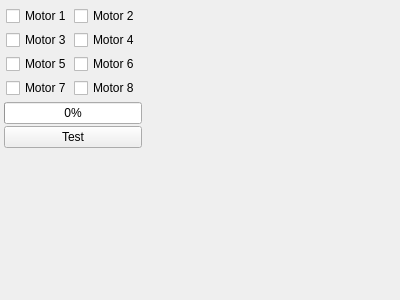
<?xml version="1.0" encoding="UTF-8"?>
<ui version="4.0">
 <class>Setup_Motors_Widget</class>
 <widget class="QWidget" name="Setup_Motors_Widget">
  <property name="geometry">
   <rect>
    <x>0</x>
    <y>0</y>
    <width>400</width>
    <height>300</height>
   </rect>
  </property>
  <property name="windowTitle">
   <string>Form</string>
  </property>
  <layout class="QVBoxLayout" name="verticalLayout">
   <property name="spacing">
    <number>0</number>
   </property>
   <property name="leftMargin">
    <number>0</number>
   </property>
   <property name="topMargin">
    <number>0</number>
   </property>
   <property name="rightMargin">
    <number>0</number>
   </property>
   <property name="bottomMargin">
    <number>0</number>
   </property>
   <item>
    <widget class="QWidget" name="setup_widget" native="true">
     <layout class="QVBoxLayout" name="verticalLayout_3">
      <property name="spacing">
       <number>0</number>
      </property>
      <property name="leftMargin">
       <number>0</number>
      </property>
      <property name="topMargin">
       <number>0</number>
      </property>
      <property name="rightMargin">
       <number>0</number>
      </property>
      <property name="bottomMargin">
       <number>0</number>
      </property>
      <item>
       <widget class="QWidget" name="widget" native="true">
        <layout class="QHBoxLayout" name="horizontalLayout_2">
         <property name="spacing">
          <number>2</number>
         </property>
         <property name="leftMargin">
          <number>2</number>
         </property>
         <property name="topMargin">
          <number>2</number>
         </property>
         <property name="rightMargin">
          <number>2</number>
         </property>
         <property name="bottomMargin">
          <number>2</number>
         </property>
         <item>
          <widget class="QWidget" name="widget_2" native="true">
           <property name="sizePolicy">
            <sizepolicy hsizetype="Maximum" vsizetype="Preferred">
             <horstretch>0</horstretch>
             <verstretch>0</verstretch>
            </sizepolicy>
           </property>
           <layout class="QVBoxLayout" name="verticalLayout_2">
            <property name="spacing">
             <number>2</number>
            </property>
            <property name="leftMargin">
             <number>2</number>
            </property>
            <property name="topMargin">
             <number>2</number>
            </property>
            <property name="rightMargin">
             <number>2</number>
            </property>
            <property name="bottomMargin">
             <number>2</number>
            </property>
            <item>
             <widget class="QWidget" name="widget_3" native="true">
              <layout class="QGridLayout" name="gridLayout">
               <property name="leftMargin">
                <number>2</number>
               </property>
               <property name="topMargin">
                <number>2</number>
               </property>
               <property name="rightMargin">
                <number>2</number>
               </property>
               <property name="bottomMargin">
                <number>2</number>
               </property>
               <property name="horizontalSpacing">
                <number>2</number>
               </property>
               <property name="verticalSpacing">
                <number>4</number>
               </property>
               <item row="7" column="0">
                <widget class="QCheckBox" name="motor7">
                 <property name="text">
                  <string>Motor 7</string>
                 </property>
                </widget>
               </item>
               <item row="5" column="0">
                <widget class="QCheckBox" name="motor5">
                 <property name="text">
                  <string>Motor 5</string>
                 </property>
                </widget>
               </item>
               <item row="3" column="0">
                <widget class="QCheckBox" name="motor3">
                 <property name="text">
                  <string>Motor 3</string>
                 </property>
                </widget>
               </item>
               <item row="1" column="0">
                <widget class="QCheckBox" name="motor1">
                 <property name="text">
                  <string>Motor 1</string>
                 </property>
                </widget>
               </item>
               <item row="1" column="1">
                <widget class="QCheckBox" name="motor2">
                 <property name="text">
                  <string>Motor 2</string>
                 </property>
                </widget>
               </item>
               <item row="3" column="1">
                <widget class="QCheckBox" name="motor4">
                 <property name="text">
                  <string>Motor 4</string>
                 </property>
                </widget>
               </item>
               <item row="5" column="1">
                <widget class="QCheckBox" name="motor6">
                 <property name="text">
                  <string>Motor 6</string>
                 </property>
                </widget>
               </item>
               <item row="7" column="1">
                <widget class="QCheckBox" name="motor8">
                 <property name="text">
                  <string>Motor 8</string>
                 </property>
                </widget>
               </item>
              </layout>
             </widget>
            </item>
            <item>
             <widget class="QProgressBar" name="throttle">
              <property name="value">
               <number>0</number>
              </property>
             </widget>
            </item>
            <item>
             <widget class="QPushButton" name="test">
              <property name="text">
               <string>Test</string>
              </property>
              <property name="checkable">
               <bool>true</bool>
              </property>
             </widget>
            </item>
           </layout>
          </widget>
         </item>
         <item>
          <spacer name="horizontalSpacer">
           <property name="orientation">
            <enum>Qt::Horizontal</enum>
           </property>
           <property name="sizeType">
            <enum>QSizePolicy::MinimumExpanding</enum>
           </property>
           <property name="sizeHint" stdset="0">
            <size>
             <width>40</width>
             <height>20</height>
            </size>
           </property>
          </spacer>
         </item>
        </layout>
       </widget>
      </item>
      <item>
       <spacer name="verticalSpacer">
        <property name="orientation">
         <enum>Qt::Vertical</enum>
        </property>
        <property name="sizeHint" stdset="0">
         <size>
          <width>20</width>
          <height>40</height>
         </size>
        </property>
       </spacer>
      </item>
     </layout>
    </widget>
   </item>
  </layout>
 </widget>
 <resources/>
 <connections/>
</ui>
